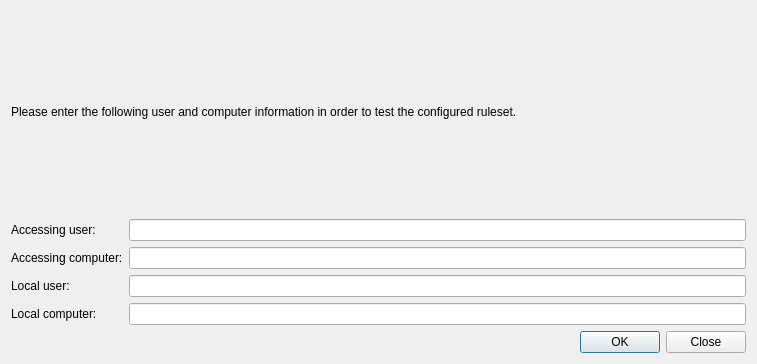
<?xml version="1.0" encoding="UTF-8"?>
<ui version="4.0">
 <class>AccessControlRulesTestDialog</class>
 <widget class="QDialog" name="AccessControlRulesTestDialog">
  <property name="geometry">
   <rect>
    <x>0</x>
    <y>0</y>
    <width>757</width>
    <height>364</height>
   </rect>
  </property>
  <property name="windowTitle">
   <string>Access control rules test</string>
  </property>
  <layout class="QGridLayout" name="gridLayout">
   <item row="4" column="1">
    <widget class="QLineEdit" name="localComputerLineEdit"/>
   </item>
   <item row="3" column="1">
    <widget class="QLineEdit" name="localUserLineEdit"/>
   </item>
   <item row="3" column="0">
    <widget class="QLabel" name="label_3">
     <property name="text">
      <string>Local user:</string>
     </property>
    </widget>
   </item>
   <item row="1" column="1">
    <widget class="QLineEdit" name="accessingUserLineEdit"/>
   </item>
   <item row="1" column="0">
    <widget class="QLabel" name="label">
     <property name="text">
      <string>Accessing user:</string>
     </property>
    </widget>
   </item>
   <item row="2" column="1">
    <widget class="QLineEdit" name="accessingComputerLineEdit"/>
   </item>
   <item row="4" column="0">
    <widget class="QLabel" name="label_4">
     <property name="text">
      <string>Local computer:</string>
     </property>
    </widget>
   </item>
   <item row="2" column="0">
    <widget class="QLabel" name="label_2">
     <property name="text">
      <string>Accessing computer:</string>
     </property>
    </widget>
   </item>
   <item row="5" column="0" colspan="2">
    <widget class="QDialogButtonBox" name="buttonBox">
     <property name="orientation">
      <enum>Qt::Horizontal</enum>
     </property>
     <property name="standardButtons">
      <set>QDialogButtonBox::Close|QDialogButtonBox::Ok</set>
     </property>
    </widget>
   </item>
   <item row="0" column="0" colspan="2">
    <widget class="QLabel" name="label_5">
     <property name="sizePolicy">
      <sizepolicy hsizetype="Preferred" vsizetype="MinimumExpanding">
       <horstretch>0</horstretch>
       <verstretch>0</verstretch>
      </sizepolicy>
     </property>
     <property name="text">
      <string>Please enter the following user and computer information in order to test the configured ruleset.</string>
     </property>
     <property name="wordWrap">
      <bool>true</bool>
     </property>
    </widget>
   </item>
  </layout>
 </widget>
 <tabstops>
  <tabstop>accessingUserLineEdit</tabstop>
  <tabstop>accessingComputerLineEdit</tabstop>
  <tabstop>localUserLineEdit</tabstop>
  <tabstop>localComputerLineEdit</tabstop>
 </tabstops>
 <resources/>
 <connections>
  <connection>
   <sender>buttonBox</sender>
   <signal>accepted()</signal>
   <receiver>AccessControlRulesTestDialog</receiver>
   <slot>accept()</slot>
   <hints>
    <hint type="sourcelabel">
     <x>248</x>
     <y>254</y>
    </hint>
    <hint type="destinationlabel">
     <x>157</x>
     <y>274</y>
    </hint>
   </hints>
  </connection>
  <connection>
   <sender>buttonBox</sender>
   <signal>rejected()</signal>
   <receiver>AccessControlRulesTestDialog</receiver>
   <slot>reject()</slot>
   <hints>
    <hint type="sourcelabel">
     <x>316</x>
     <y>260</y>
    </hint>
    <hint type="destinationlabel">
     <x>286</x>
     <y>274</y>
    </hint>
   </hints>
  </connection>
 </connections>
</ui>
